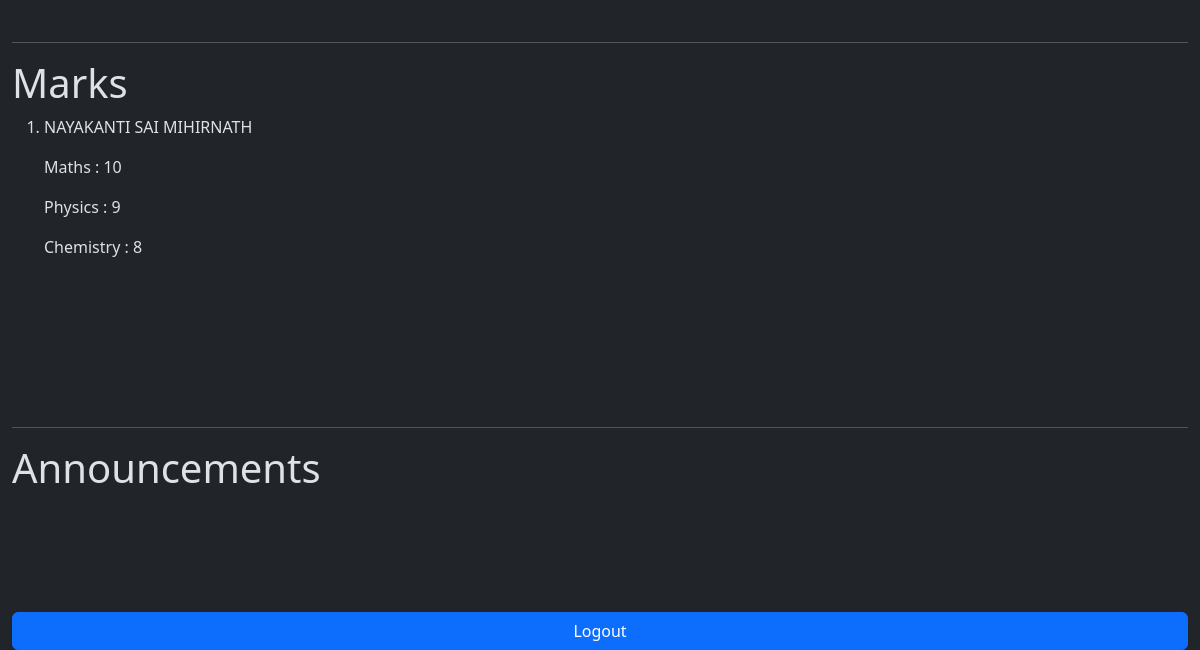
/mainApp/adminHome (signed in, lower part), run on an earlier commit of the app's database.
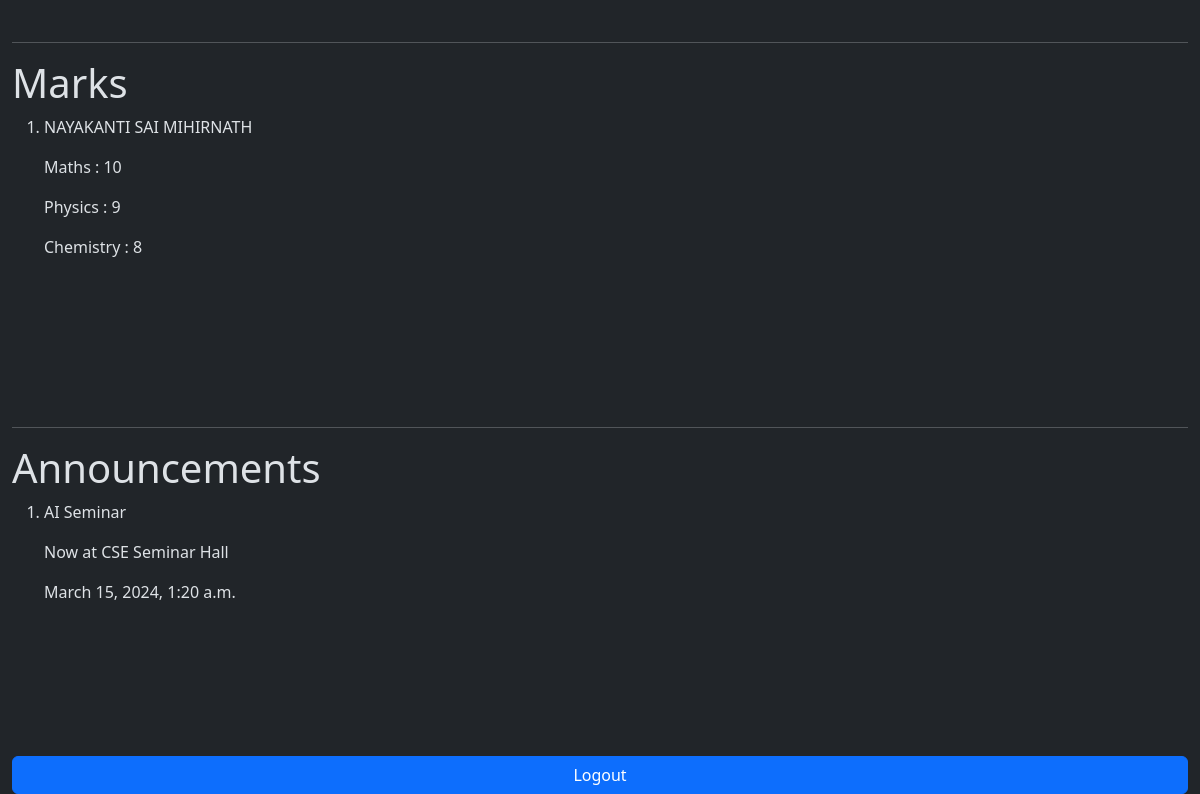
And on a later commit of the database.
### mainApp/models.py (models this page shows)
class Marks(models.Model):
    student = models.ForeignKey(Student, on_delete=models.CASCADE)
    subject1 = models.CharField(max_length=100)
    marks1 = models.IntegerField()
    subject2 = models.CharField(max_length=100)
    marks2 = models.IntegerField()
    subject3 = models.CharField(max_length=100)
    marks3 = models.IntegerField()

class Student(models.Model):
    name = models.CharField(max_length=100)
    email = models.EmailField()
    password = models.CharField(max_length=100)
    phone = models.CharField(max_length=100)
    address = models.TextField()
    def __str__(self):
        return f"{self.name}"

class Announcements(models.Model):
    title = models.CharField(max_length=100)
    description = models.TextField()
    date = models.DateTimeField()
    class Meta:
        ordering = ['-date']

### mainApp/views.py (the view, shortened to what this page needs)
# urls.py: path('adminHome',views.adminHome,name='adminHome'),
def adminHome(request):
    if request.session.has_key('adminEmail'):
        student = Student.objects.all()
        marks = Marks.objects.all()
        announcements = Announcements.objects.all()
        form = StudentForm(request.POST)
        form = MarksForm(request.POST)
        if form.is_valid():
            form.save()
        form = AnnouncementsForm(request.POST)
        if form.is_valid():
            post = form.save(commit=False)
            post.date = datetime.datetime.now()
            post.save()
        return render(request, 'mainApp/adminHome.html',{'student':student,'marks':marks,'studentform':StudentForm(),'marksform':MarksForm(),'announcementsform':AnnouncementsForm(),'announcements':announcements})
    elif request.session.has_key('studentEmail'):
        return redirect('studentHome')
    else:
        return redirect('adminLogin')

### templates/mainApp/adminHome.html (shortened to what this page needs)
<!DOCTYPE html>
<html lang="en" data-bs-theme="dark">
    <head>
        <link
            href="https://cdn.jsdelivr.net/npm/bootstrap@5.3.3/dist/css/bootstrap.min.css"
            rel="stylesheet"
        />
    </head>
    <body class="container-fluid d-flex flex-column">
        <br />
        <br />
        <br />
        <br />
        <br />
        <br />
        <br />
        <br />
        <br />
        <br />
        <br />
        <br />
        <br />
        <br />
        <br />
        <br />
        <br />
        <br />
        <br />
        <br />
        <br />
        <br />
        <br />
        <br />
        <br />
        <br />
        <br />
        <br />
        <br />
        <br />
        <br />
        <br />
        <br />
        <hr />
        <h1>Marks</h1>
        <ol>
            {% for m in marks %}
            <li>
                <p>{{m.student.name}}</p>
                <p>{{m.subject1}} : {{m.marks1}}</p>
                <p>{{m.subject2}} : {{m.marks2}}</p>
                <p>{{m.subject3}} : {{m.marks3}}</p>
                <br />
            </li>
            {% endfor %}
        </ol>
        <br />
        <br />
        <br />
        <br />
        <hr />
        <h1>Announcements</h1>
        <ol>
            {% for a in announcements %}
            <li>
                <p>{{a.title}}</p>
                <p>{{a.description}}</p>
                <p>{{a.date}}</p>
                <br />
            </li>
            {% endfor %}
        </ol>
        <br />
        <br />
        <br />
        <br />
        <a class="btn btn-primary" href="logout">Logout</a>
    </body>
</html>

What changed in the data, as far as the page shows it:
added Announcements: title "AI Seminar", description "Now at CSE Seminar Hall", date "March 15, 2024, 1:20 a.m."
